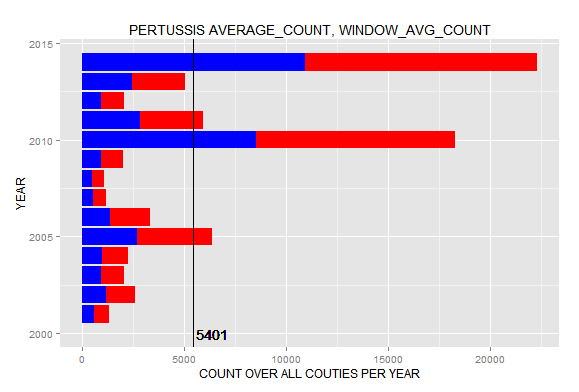

R code for this plot:
df <- data.frame(fromJSON(getURL(URLencode(gsub("\n", " ", 'skipper.cs.utexas.edu:5001/rest/native/?query=
"select YEAR, DISEASE, sum_COUNT, sum(sum_COUNT) 
                                                OVER (PARTITION BY DISEASE) as window_avg_COUNT
                                                from 
                                                (select YEAR, DISEASE, sum(COUNT) as sum_COUNT
                                                from Infectious_Diseases
                                                where DISEASE = (\'Pertussis\') and (SEX=(\'Male\') OR SEX=(\'Female\') )
                                                group by YEAR, DISEASE)
                                                order by DISEASE;"
                                                ')), httpheader=c(DB='jdbc:oracle:thin:@sayonara.microlab.cs.utexas.edu:1521:orcl', USER='C##cs329e_hys82', PASS='orcl_hys82', MODE='native_mode', MODEL='model', returnDimensions = 'False', returnFor = 'JSON', p1=KPI_Low_Max_value, p2=KPI_Medium_Max_value), verbose = TRUE))); 

dfMALE <- data.frame(fromJSON(getURL(URLencode(gsub("\n", " ", 'skipper.cs.utexas.edu:5001/rest/native/?query=
                                                    "select YEAR, DISEASE, sum_COUNT, sum(sum_COUNT) 
                                                    OVER (PARTITION BY DISEASE) as window_avg_COUNT
                                                    from 
                                                    (select YEAR, DISEASE, sum(COUNT) as sum_COUNT
                                                    from Infectious_Diseases
                                                    where DISEASE = (\'Pertussis\') and SEX=(\'Male\')
                                                    group by YEAR, DISEASE)
                                                    order by DISEASE;"
                                                    ')), httpheader=c(DB='jdbc:oracle:thin:@sayonara.microlab.cs.utexas.edu:1521:orcl', USER='C##cs329e_hys82', PASS='orcl_hys82', MODE='native_mode', MODEL='model', returnDimensions = 'False', returnFor = 'JSON', p1=KPI_Low_Max_value, p2=KPI_Medium_Max_value), verbose = TRUE)));

ggplot() + 
  coord_cartesian() + 
  scale_x_continuous() +
  scale_y_continuous() +
  labs(title='PERTUSSIS AVERAGE_COUNT, WINDOW_AVG_COUNT') +
  labs(x=paste("YEAR"), y=paste("COUNT OVER ALL COUTIES PER YEAR")) +
  layer(data=df, 
        mapping=aes(x=YEAR, y=SUM_COUNT), 
        stat="identity", 
        stat_params=list(), 
        geom="bar",
        geom_params=list(fill="RED"), 
        position=position_identity()
  ) + coord_flip() +
  layer(data=dfMALE, 
        mapping=aes(x=YEAR, y=SUM_COUNT), 
        stat="identity", 
        stat_params=list(), 
        geom="bar",
        geom_params=list(fill="BLUE"), 
        position=position_identity()
  ) + coord_flip() +
  layer(data=df, 
        mapping=aes(yintercept = WINDOW_AVG_COUNT/14), 
        geom="hline",
        geom_params=list(colour="BLACK")
  ) +
  layer(data=df, 
        mapping=aes(x=2000, y=round(WINDOW_AVG_COUNT/14), label=round(WINDOW_AVG_COUNT/14)), 
        stat="identity", 
        stat_params=list(), 
        geom="text",
        geom_params=list(colour="black", hjust=-.1), 
        position=position_identity()
  )
